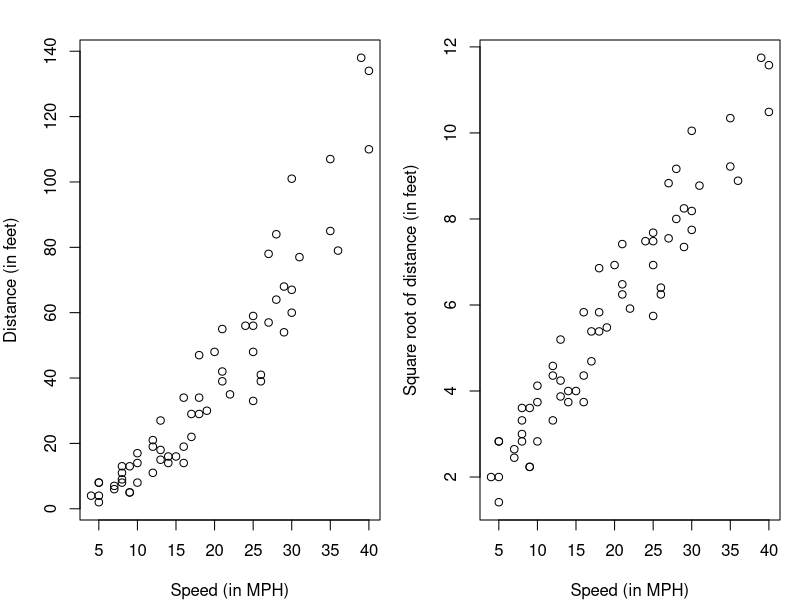
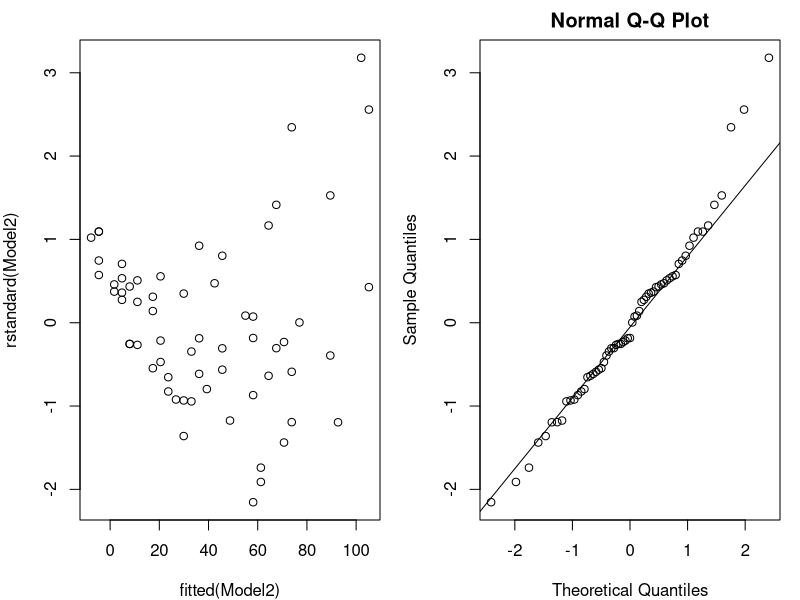
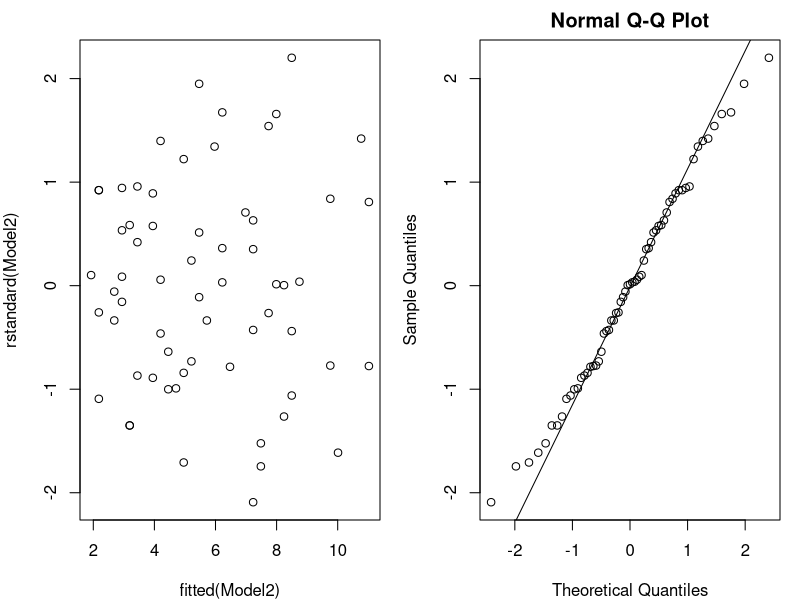

The R source for these figures, in order:
## ---- chunk 1
stopping <- read.csv("stopping.csv")
par(mfrow=c(1,2))
par(mar=c(4,4,2,1))
plot(Distance~Speed, data=stopping,
     xlab="Speed (in MPH)", ylab="Distance (in feet)")
plot(sqrt(Distance)~Speed, data=stopping,
     xlab="Speed (in MPH)", ylab="Square root of distance (in feet)")
## ---- chunk 2
Model2 <- lm(sqrt(Distance) ~ Speed, data = stopping)
## ---- chunk 3
Model2 <- lm(Distance ~ Speed, data = stopping)
plot(rstandard(Model2) ~ fitted(Model2))
## ---- chunk 4
qqnorm(rstandard(Model2))
qqline(rstandard(Model2))
## ---- chunk 5
Model2 <- lm(sqrt(Distance) ~ Speed, data = stopping)
plot(rstandard(Model2) ~ fitted(Model2))
## ---- chunk 6
qqnorm(rstandard(Model2))
qqline(rstandard(Model2))
## ---- chunk 7
summary(Model2)
